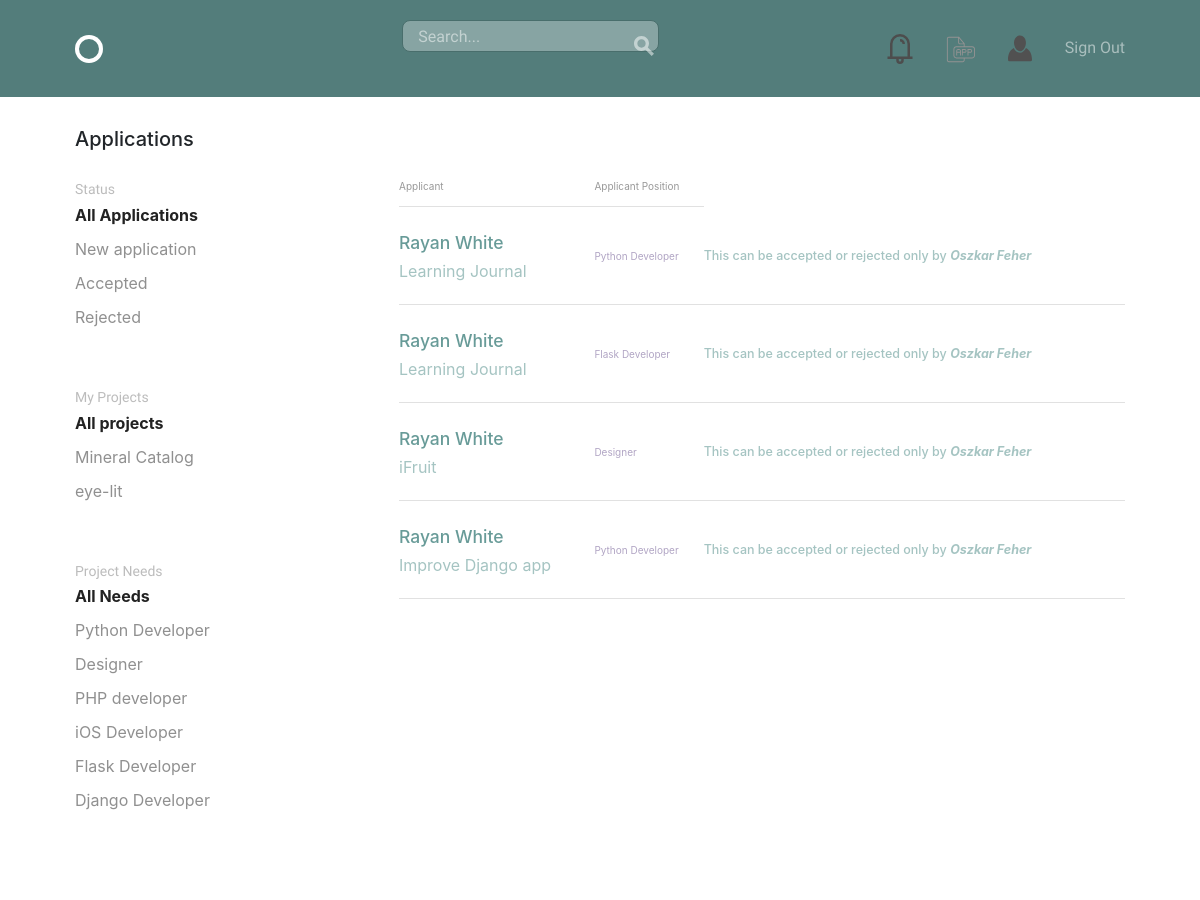
The app's page /accounts/applications/ (signed in), older data.
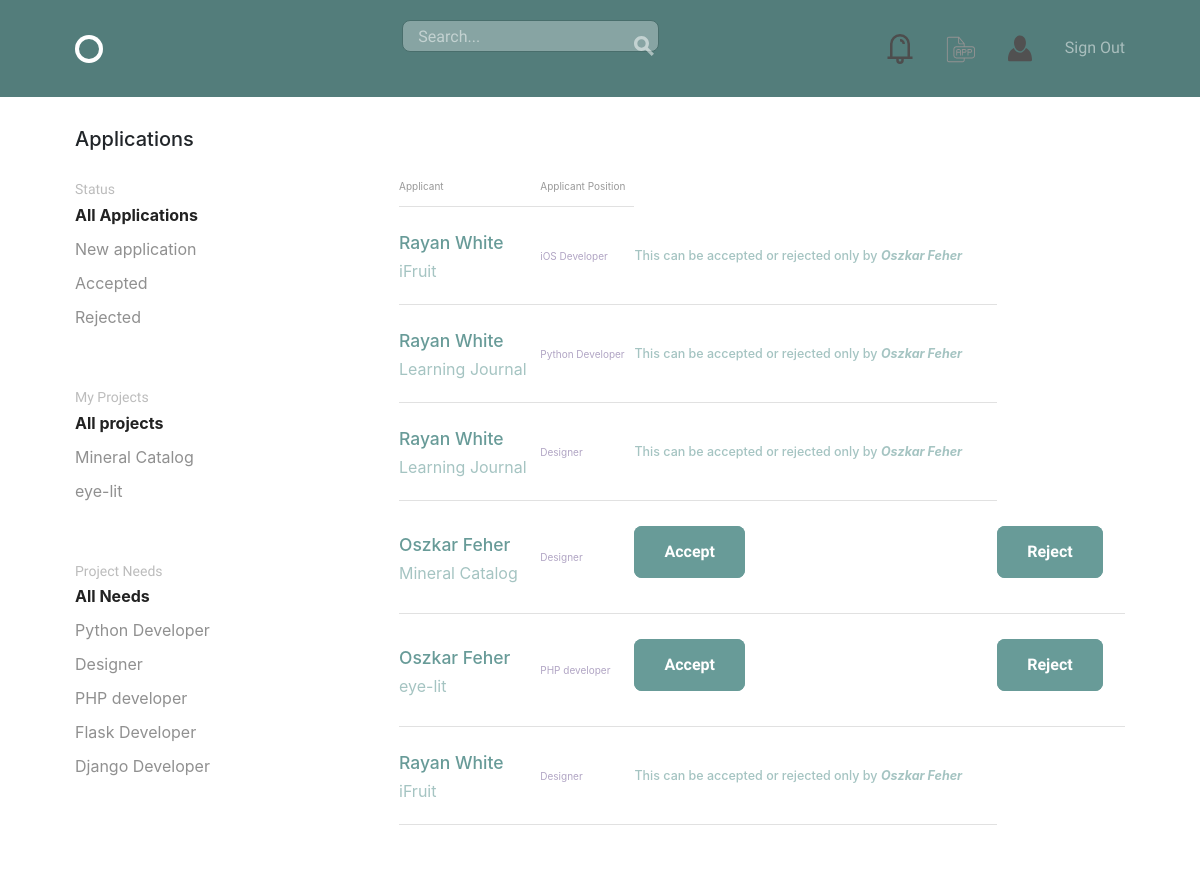
The same page, newer data.
### projects/models.py (models this page shows)
class Project(models.Model):
    user = models.ForeignKey(settings.AUTH_USER_MODEL,
                             related_name='projects',
                             on_delete=models.CASCADE)
    title = models.CharField(max_length=50)
    description = models.TextField(default='')
    time_estimate = models.CharField(max_length=100)
    requirements = models.CharField(max_length=255)
    def __str__(self):
        return f'{self.title}'

class Position(models.Model):
    name = models.CharField(max_length=50)
    description = models.TextField(default='')
    project = models.ForeignKey(Project,
                                related_name='positions',
                                on_delete=models.CASCADE)
    time = models.CharField(max_length=30)
    skill = models.ManyToManyField('accounts.Skill',
                                   related_name='skills')
    def __str__(self):
        return f'{self.name}'

### accounts/models.py (models this page shows, shortened)
class UserApplication(models.Model):
    applicant = models.ForeignKey(settings.AUTH_USER_MODEL,
                                  on_delete=models.CASCADE,
                                  related_name='application')
    position = models.ForeignKey('projects.Position', related_name='apply')
    project = models.ForeignKey('projects.Project')
    status = models.NullBooleanField(default=None)

class User(AbstractBaseUser, PermissionsMixin):
    username = models.CharField(max_length=50, unique=True)
    email = models.EmailField(unique=True)
    first_name = models.CharField(max_length=50)
    last_name = models.CharField(max_length=50)
    bio = models.TextField(default='')
    avatar = models.ImageField(upload_to='./user_avatar', blank=True)
    date_joined = models.DateTimeField(default=timezone.now)
    is_active = models.BooleanField(default=False)
    is_staff = models.BooleanField(default=False)
    objects = UserManager()
    USERNAME_FIELD = "email"
    REQUIRED_FIELDS = ['username']
    @property
    def full_name(self):
        return f'{self.first_name} {self.last_name}'
    def __str__(self):
        return self.username

### accounts/views.py (the view, shortened to what this page needs)
# urls.py: url(r'applications/$', views.ApplicationView.as_view(),
class ApplicationView(LrM, PrefetchRelatedMixin, ListView):
    template_name = "accounts/applications.html"
    model = models.UserApplication
    context_object_name = 'applications'
    prefetch_related = ['applicant__projects', ]
    def get_context_data(self, **kwargs):
        context = super(ApplicationView, self).get_context_data(**kwargs)
        context['app_list'] = ['New application', 'Accepted', 'Rejected']
        context['projects'] = self.request.user.projects.all()
        context['skills_list'] = Position.objects.exclude(
            apply__status=True).values('name').distinct()
        context['pro_selected'] = self.request.GET.get('pro_filter')
        context['skill_selected'] = self.request.GET.get('skill_filter')
        context['app_selected'] = self.request.GET.get('app_filter')
        return context
    def get_queryset(self):
        queryset = super().get_queryset()
        app_term = self.request.GET.get('app_filter')
        pro_term = self.request.GET.get('pro_filter')
        skill_term = self.request.GET.get('skill_filter')
        user = models.User.objects.all().exclude(pk=self.request.user.id)
        print(user)
        if app_term:
            queryset = queryset.filter(status=self.choice(app_term))
        if pro_term:
            queryset = queryset.filter(project__title=pro_term)
        if skill_term:
            queryset = queryset.filter(position__name=skill_term)
        return queryset

### accounts/templates/accounts/applications.html (shortened to what this page needs)
{% extends "layout.html" %}
{% block content %}
<div class="bounds circle--page">
    <div class="circle--page--header grid-100">
        <h2>Applications</h2>
    </div>
    <div class="grid-25">
        <div class="circle--filter circle--secondary--module">
            <h4>Status</h4>
            <ul class="circle--filter--list">
                {% if app_list %}
                    <li><a href="{% url 'accounts:application' %}" {% if not app_selected %} class="selected"{% endif %}>All Applications</a></li>
                    {% for application in app_list %}
                        <li><a href="?app_filter={{ application }}"{% if app_selected == application %} class="selected"{% endif %}>{{ application }}</a></li>
                    {% endfor %}
                {% else %}
                    <li>N/A</li>
                {% endif %}
            </ul>
        </div>
        <div class="circle--filter circle--secondary--module">
            <h4>My Projects</h4>
                <ul class="circle--filter--list">
                    {% if projects %}
                        <li><a href="{% url 'accounts:application' %}" {% if not pro_selected %} class="selected"{% endif %}>All projects</a></li>
                        {% for project in projects %}
                            <li><a href="?pro_filter={{ project.title }}"{% if pro_selected == project.title %} class="selected"{% endif %}>{{ project.title }}</a></li>
                        {% endfor %}
                    {% else %}
                        <li>N/A</li>
                    {% endif %}
                </ul>
        </div>
        <div class="circle--filter circle--secondary--module">
            <h4>Project Needs</h4>
                <ul class="circle--filter--list">
                    {% if skills_list %}
                        <li><a href="{% url 'accounts:application' %}" {% if not skill_selected %} class="selected"{% endif %}>All Needs</a></li>
                        {% for skill in skills_list %}
                            <li><a href="?skill_filter={{ skill.name }}"{% if skill_selected == skill.name %} class="selected"{% endif %}>{{ skill.name }}</a></li>
                        {% endfor %}
                    {% else %}
                        <li>N/A</li>
                    {% endif %}
                </ul>
        </div>
    </div>
    <div class="grid-70 grid-push-5">
        <table class="u-full-width circle--table">
            <thead>
                <tr>
                <th>Applicant</th>
                <th class="circle--cell--right">Applicant Position</th>
                </tr>
            </thead>
            <tbody>
                {% for application in applications %}
                    <tr class="clickable-row" data-href="{% url 'accounts:profile' application.applicant.pk %}">
                    <td>
                        <h3>{{ application.applicant.full_name }}</h3>
                        <p>{{ application.project }}</p>
                    </td>
                    <td class="circle--cell--right">
                        <span class="secondary-label">{{ application.position }}</span>
                    </td>
                    {% if application.applicant.id == request.user.id %}
                        <td>
                            <h5>
                                This can be accepted or rejected only by
                                <strong><i>{{ application.project.user.full_name }}</i></strong>
                            </h5>
                        </td>
                    {% else %}
                        {% if application.status == None %}
                            <td>
                                <a class="button button-primary"
                                   href="{% url 'accounts:decision_update' application.applicant.pk application.position.pk 'accept' %}">Accept</a>
                            </td>
                            <td>
                                <a class="button button-primary"
                                   href="{% url 'accounts:decision_update' application.applicant.pk application.position.pk 'reject' %}">Reject</a>
                            </td>
                        {% elif application.status %}
                            <td><h5>Accepted</h5></td>
                        {% elif not application.status %}
                            <td><h5>Rejected</h5></td>
                        {% endif %}
                    {% endif %}
                    </tr>
                {% endfor %}
            </tbody>
        </table>
    </div>
</div>
{% endblock %}

### templates/layout.html (shortened to what this page needs)
{% load static from staticfiles %}
<!DOCTYPE html>
<html lang="en">
<head>
    <link rel="stylesheet" href="{% static 'css/global.css' %}">
    <link rel="stylesheet" href="{% static 'css/password.css' %}">
    <link rel="stylesheet" href="https://stackpath.bootstrapcdn.com/bootstrap/4.1.1/css/bootstrap.min.css">
</head>
<body class="body">
    <header class="circle--header custom-navbar">
        <div class="bounds">
            <div class="circle--fluid">
                <div class="circle--fluid--cell">
                    <h1 class="hide-text circle--logo">H
                        <a class="logo" href="{% url 'projects:project_list' %}"></a>me
                </h1>
            </div>
            <div class="circle--fluid--cell circle--fluid--primary">
                <div class="circle--search grid-75 d-flex justify-content-end">
                    <form method="GET" action="{% url 'projects:project_list' %}">
                        <input class="form-control mr-sm-2 h5 frame"
                           type="search"
                           placeholder="Search..."
                           aria-label="Search"
                           name="q"
                            value="{{ term }}">
                        <button type="submit">
                        </button>
                    </form>
                </div>
            </div>
            {% if not user.is_authenticated %}
            <div class="circle--fluid--cell circle--fluid--secondary">
                <nav>
                    <ul class="circle--pill--list">
                        <li><a href="{% url 'accounts:signup' %}">Sign Up</a></li>
                        <li><a href="{% url 'accounts:signin' %}">Sign In</a></li>
                    </ul>
                </nav>
            </div>
            {% else %}
            <div class="circle--fluid--cell circle--fluid--secondary">
                <nav>
                    <ul class="">
                        <li>
                            <a class="" href="#">
                                <img src="{% static 'images/notification.svg' %}" height="30px" width="30px" />
                            </a>
                        </li>
                        <li>
                            <a class="" href="{% url 'accounts:application' %}">
                                <img src="{% static 'images/app.svg' %}" height="30px" width="30px" />
                            </a>
                        </li>
                        <li>
                            <a href="{% url 'accounts:profile' user.id %}">
                                <img src="{% static 'images/profile.svg' %}" height="30px" width="30px" />
                            </a>
                        </li>
                        <li><a href="{% url 'accounts:signout' %}">Sign Out</a></li>
                    </ul>
                </nav>
            </div>
            {% endif %}
            </div>
        </div>
    </header>
    {% block content %}{% endblock %}
</body>
</html>

Row changes from the older to the newer data that the page shows:
removed UserApplication: applicant.full_name "Rayan White", project "Learning Journal", position "Flask Developer", project.user.full_name "Oszkar Feher"
removed UserApplication: applicant.full_name "Rayan White", project "Improve Django app", position "Python Developer", project.user.full_name "Oszkar Feher"
added UserApplication: applicant.full_name "Rayan White", project "iFruit", position "iOS Developer", project.user.full_name "Oszkar Feher"
added UserApplication: applicant.full_name "Rayan White", project "Learning Journal", position "Designer", project.user.full_name "Oszkar Feher"
added UserApplication: applicant.full_name "Oszkar Feher", project "Mineral Catalog", position "Designer", shows "Accept"
added UserApplication: applicant.full_name "Oszkar Feher", project "eye-lit", position "PHP developer", shows "Accept"
Text that changed along with them:
list line gone: "iOS Developer"
